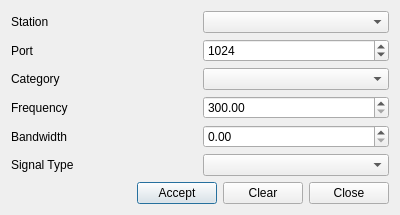
<?xml version="1.0" encoding="UTF-8"?>
<ui version="4.0">
 <class>ListsAdd</class>
 <widget class="QDialog" name="ListsAdd">
  <property name="geometry">
   <rect>
    <x>0</x>
    <y>0</y>
    <width>400</width>
    <height>208</height>
   </rect>
  </property>
  <property name="windowTitle">
   <string>Dialog</string>
  </property>
  <layout class="QGridLayout" name="gridLayout_3">
   <item row="0" column="0">
    <layout class="QGridLayout" name="gridLayout_2">
     <item row="0" column="0">
      <layout class="QGridLayout" name="gridLayout">
       <item row="0" column="0">
        <widget class="QLabel" name="lblStation">
         <property name="text">
          <string>Station</string>
         </property>
        </widget>
       </item>
       <item row="0" column="1">
        <widget class="QComboBox" name="cbStation"/>
       </item>
       <item row="1" column="0">
        <widget class="QLabel" name="lblPort">
         <property name="text">
          <string>Port</string>
         </property>
        </widget>
       </item>
       <item row="1" column="1">
        <widget class="QSpinBox" name="sbPort">
         <property name="maximum">
          <number>65535</number>
         </property>
         <property name="value">
          <number>1024</number>
         </property>
        </widget>
       </item>
       <item row="2" column="0">
        <widget class="QLabel" name="lblCategory">
         <property name="text">
          <string>Category</string>
         </property>
        </widget>
       </item>
       <item row="2" column="1">
        <widget class="QComboBox" name="cbCategory"/>
       </item>
       <item row="3" column="0">
        <widget class="QLabel" name="lblFrequency">
         <property name="text">
          <string>Frequency</string>
         </property>
        </widget>
       </item>
       <item row="3" column="1">
        <widget class="QDoubleSpinBox" name="dsbFrequency">
         <property name="minimum">
          <double>300.000000000000000</double>
         </property>
         <property name="maximum">
          <double>7000.000000000000000</double>
         </property>
         <property name="singleStep">
          <double>1.000000000000000</double>
         </property>
        </widget>
       </item>
       <item row="4" column="0">
        <widget class="QLabel" name="lblBandwidth">
         <property name="text">
          <string>Bandwidth</string>
         </property>
        </widget>
       </item>
       <item row="4" column="1">
        <widget class="QDoubleSpinBox" name="dsbBandwidth">
         <property name="maximum">
          <double>6700.000000000000000</double>
         </property>
        </widget>
       </item>
       <item row="5" column="0">
        <widget class="QLabel" name="lblSigType">
         <property name="text">
          <string>Signal Type</string>
         </property>
        </widget>
       </item>
       <item row="5" column="1">
        <widget class="QComboBox" name="cbSignalType"/>
       </item>
      </layout>
     </item>
     <item row="1" column="0">
      <layout class="QHBoxLayout" name="horizontalLayout">
       <item>
        <spacer name="horizontalSpacer">
         <property name="orientation">
          <enum>Qt::Horizontal</enum>
         </property>
         <property name="sizeHint" stdset="0">
          <size>
           <width>40</width>
           <height>20</height>
          </size>
         </property>
        </spacer>
       </item>
       <item>
        <widget class="QPushButton" name="pbAccept">
         <property name="text">
          <string>Accept</string>
         </property>
        </widget>
       </item>
       <item>
        <widget class="QPushButton" name="pbClear">
         <property name="text">
          <string>Clear</string>
         </property>
        </widget>
       </item>
       <item>
        <widget class="QPushButton" name="pbClose">
         <property name="text">
          <string>Close</string>
         </property>
        </widget>
       </item>
      </layout>
     </item>
    </layout>
   </item>
  </layout>
 </widget>
 <resources/>
 <connections/>
</ui>
